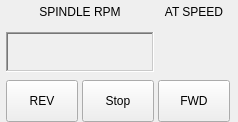
         <widget class="QWidget" name="widget_spindle_control" native="true">
          <property name="minimumSize">
           <size>
            <width>238</width>
            <height>0</height>
           </size>
          </property>
          <property name="maximumSize">
           <size>
            <width>312</width>
            <height>122</height>
           </size>
          </property>
          <layout class="QGridLayout" name="gridLayout_3">
           <property name="leftMargin">
            <number>4</number>
           </property>
           <property name="topMargin">
            <number>0</number>
           </property>
           <property name="rightMargin">
            <number>4</number>
           </property>
           <property name="bottomMargin">
            <number>0</number>
           </property>
           <property name="horizontalSpacing">
            <number>2</number>
           </property>
           <property name="verticalSpacing">
            <number>8</number>
           </property>
           <item row="0" column="0" colspan="2">
            <widget class="QLabel" name="label_43">
             <property name="minimumSize">
              <size>
               <width>0</width>
               <height>24</height>
              </size>
             </property>
             <property name="maximumSize">
              <size>
               <width>16777215</width>
               <height>24</height>
              </size>
             </property>
             <property name="text">
              <string>SPINDLE RPM</string>
             </property>
             <property name="alignment">
              <set>Qt::AlignCenter</set>
             </property>
            </widget>
           </item>
           <item row="2" column="0">
            <widget class="ActionButton" name="action_spindle_rev">
             <property name="sizePolicy">
              <sizepolicy hsizetype="Preferred" vsizetype="Fixed">
               <horstretch>0</horstretch>
               <verstretch>0</verstretch>
              </sizepolicy>
             </property>
             <property name="minimumSize">
              <size>
               <width>22</width>
               <height>42</height>
              </size>
             </property>
             <property name="maximumSize">
              <size>
               <width>72</width>
               <height>46</height>
              </size>
             </property>
             <property name="toolTip">
              <string>Spindle reverse</string>
             </property>
             <property name="statusTip">
              <string/>
             </property>
             <property name="text">
              <string>REV</string>
             </property>
             <property name="icon">
              <iconset>
               <normalon>../../../../../../../../marko/.designer/backup/images/spindle_rev.png</normalon>
               <activeon>../../../../../../../../marko/.designer/backup/images/spindle_rev.png</activeon>
               <selectedon>../../../../../../../../marko/.designer/backup/images/spindle_rev.png</selectedon>
              </iconset>
             </property>
             <property name="iconSize">
              <size>
               <width>20</width>
               <height>20</height>
              </size>
             </property>
             <property name="checkable">
              <bool>true</bool>
             </property>
             <property name="autoExclusive">
              <bool>true</bool>
             </property>
             <property name="indicator_option" stdset="0">
              <bool>true</bool>
             </property>
             <property name="indicator_HAL_pin_option" stdset="0">
              <bool>false</bool>
             </property>
             <property name="indicator_status_option" stdset="0">
              <bool>true</bool>
             </property>
             <property name="checked_state_text_option" stdset="0">
              <bool>false</bool>
             </property>
             <property name="python_command_option" stdset="0">
              <bool>false</bool>
             </property>
             <property name="on_color" stdset="0">
              <color>
               <red>0</red>
               <green>255</green>
               <blue>0</blue>
              </color>
             </property>
             <property name="shape_option" stdset="0">
              <number>1</number>
             </property>
             <property name="off_color" stdset="0">
              <color>
               <red>0</red>
               <green>0</green>
               <blue>0</blue>
              </color>
             </property>
             <property name="indicator_size" stdset="0">
              <double>0.300000000000000</double>
             </property>
             <property name="circle_diameter" stdset="0">
              <number>10</number>
             </property>
             <property name="right_edge_offset" stdset="0">
              <number>6</number>
             </property>
             <property name="top_edge_offset" stdset="0">
              <number>6</number>
             </property>
             <property name="corner_radius" stdset="0">
              <double>5.000000000000000</double>
             </property>
             <property name="height_fraction" stdset="0">
              <double>0.300000000000000</double>
             </property>
             <property name="width_fraction" stdset="0">
              <double>0.900000000000000</double>
             </property>
             <property name="true_state_string" stdset="0">
              <string>True</string>
             </property>
             <property name="false_state_string" stdset="0">
              <string>False</string>
             </property>
             <property name="true_python_cmd_string" stdset="0">
              <string>print&quot;true command&quot;</string>
             </property>
             <property name="false_python_cmd_string" stdset="0">
              <string>print&quot;false command&quot;</string>
             </property>
             <property name="invert_the_status" stdset="0">
              <bool>false</bool>
             </property>
             <property name="is_paused_status" stdset="0">
              <bool>false</bool>
             </property>
             <property name="is_estopped_status" stdset="0">
              <bool>false</bool>
             </property>
             <property name="is_on_status" stdset="0">
              <bool>false</bool>
             </property>
             <property name="is_idle_status" stdset="0">
              <bool>false</bool>
             </property>
             <property name="is_homed_status" stdset="0">
              <bool>false</bool>
             </property>
             <property name="is_flood_status" stdset="0">
              <bool>false</bool>
             </property>
             <property name="is_mist_status" stdset="0">
              <bool>false</bool>
             </property>
             <property name="is_block_delete_status" stdset="0">
              <bool>false</bool>
             </property>
             <property name="is_optional_stop_status" stdset="0">
              <bool>false</bool>
             </property>
             <property name="is_joint_homed_status" stdset="0">
              <bool>false</bool>
             </property>
             <property name="is_limits_overridden_status" stdset="0">
              <bool>false</bool>
             </property>
             <property name="is_manual_status" stdset="0">
              <bool>false</bool>
             </property>
             <property name="is_mdi_status" stdset="0">
              <bool>false</bool>
             </property>
             <property name="is_auto_status" stdset="0">
              <bool>false</bool>
             </property>
             <property name="is_spindle_stopped_status" stdset="0">
              <bool>false</bool>
             </property>
             <property name="is_spindle_fwd_status" stdset="0">
              <bool>false</bool>
             </property>
             <property name="is_spindle_rev_status" stdset="0">
              <bool>true</bool>
             </property>
             <property name="joint_number_status" stdset="0">
              <number>0</number>
             </property>
             <property name="spindle_rev_action" stdset="0">
              <bool>true</bool>
             </property>
             <property name="template_label_option" stdset="0">
              <bool>false</bool>
             </property>
             <property name="joint_number" stdset="0">
              <number>0</number>
             </property>
             <property name="incr_imperial_number" stdset="0">
              <double>0.010000000000000</double>
             </property>
             <property name="incr_mm_number" stdset="0">
              <double>0.025000000000000</double>
             </property>
             <property name="incr_angular_number" stdset="0">
              <double>-1.000000000000000</double>
             </property>
             <property name="toggle_float_option" stdset="0">
              <bool>false</bool>
             </property>
             <property name="float_num" stdset="0">
              <double>0.300000000000000</double>
             </property>
             <property name="float_alt_num" stdset="0">
              <double>50.000000000000000</double>
             </property>
             <property name="view_type_string" stdset="0">
              <string>P</string>
             </property>
             <property name="command_text_string" stdset="0">
              <string/>
             </property>
             <property name="ini_mdi_number" stdset="0">
              <number>0</number>
             </property>
             <property name="textTemplate" stdset="0">
              <string>%1.3f in</string>
             </property>
             <property name="alt_textTemplate" stdset="0">
              <string>%1.2f mm</string>
             </property>
            </widget>
           </item>
           <item row="2" column="2">
            <widget class="ActionButton" name="action_spindle_fwd">
             <property name="sizePolicy">
              <sizepolicy hsizetype="Preferred" vsizetype="Fixed">
               <horstretch>0</horstretch>
               <verstretch>0</verstretch>
              </sizepolicy>
             </property>
             <property name="minimumSize">
              <size>
               <width>22</width>
               <height>42</height>
              </size>
             </property>
             <property name="maximumSize">
              <size>
               <width>72</width>
               <height>46</height>
              </size>
             </property>
             <property name="toolTip">
              <string>Spindle forward</string>
             </property>
             <property name="statusTip">
              <string/>
             </property>
             <property name="text">
              <string>FWD</string>
             </property>
             <property name="icon">
              <iconset>
               <normalon>../../../../../../../../marko/.designer/backup/images/spindle_fwd.png</normalon>
               <activeon>../../../../../../../../marko/.designer/backup/images/spindle_fwd.png</activeon>
               <selectedon>../../../../../../../../marko/.designer/backup/images/spindle_fwd.png</selectedon>
              </iconset>
             </property>
             <property name="iconSize">
              <size>
               <width>20</width>
               <height>20</height>
              </size>
             </property>
             <property name="checkable">
              <bool>true</bool>
             </property>
             <property name="autoExclusive">
              <bool>true</bool>
             </property>
             <property name="indicator_option" stdset="0">
              <bool>true</bool>
             </property>
             <property name="indicator_HAL_pin_option" stdset="0">
              <bool>false</bool>
             </property>
             <property name="indicator_status_option" stdset="0">
              <bool>true</bool>
             </property>
             <property name="checked_state_text_option" stdset="0">
              <bool>false</bool>
             </property>
             <property name="python_command_option" stdset="0">
              <bool>false</bool>
             </property>
             <property name="on_color" stdset="0">
              <color>
               <red>0</red>
               <green>255</green>
               <blue>0</blue>
              </color>
             </property>
             <property name="shape_option" stdset="0">
              <number>1</number>
             </property>
             <property name="off_color" stdset="0">
              <color>
               <red>0</red>
               <green>0</green>
               <blue>0</blue>
              </color>
             </property>
             <property name="indicator_size" stdset="0">
              <double>0.300000000000000</double>
             </property>
             <property name="circle_diameter" stdset="0">
              <number>10</number>
             </property>
             <property name="right_edge_offset" stdset="0">
              <number>6</number>
             </property>
             <property name="top_edge_offset" stdset="0">
              <number>6</number>
             </property>
             <property name="corner_radius" stdset="0">
              <double>5.000000000000000</double>
             </property>
             <property name="height_fraction" stdset="0">
              <double>0.300000000000000</double>
             </property>
             <property name="width_fraction" stdset="0">
              <double>0.900000000000000</double>
             </property>
             <property name="true_state_string" stdset="0">
              <string>True</string>
             </property>
             <property name="false_state_string" stdset="0">
              <string>False</string>
             </property>
             <property name="true_python_cmd_string" stdset="0">
              <string>print&quot;true command&quot;</string>
             </property>
             <property name="false_python_cmd_string" stdset="0">
              <string>print&quot;false command&quot;</string>
             </property>
             <property name="invert_the_status" stdset="0">
              <bool>false</bool>
             </property>
             <property name="is_paused_status" stdset="0">
              <bool>false</bool>
             </property>
             <property name="is_estopped_status" stdset="0">
              <bool>false</bool>
             </property>
             <property name="is_on_status" stdset="0">
              <bool>false</bool>
             </property>
             <property name="is_idle_status" stdset="0">
              <bool>false</bool>
             </property>
             <property name="is_homed_status" stdset="0">
              <bool>false</bool>
             </property>
             <property name="is_flood_status" stdset="0">
              <bool>false</bool>
             </property>
             <property name="is_mist_status" stdset="0">
              <bool>false</bool>
             </property>
             <property name="is_block_delete_status" stdset="0">
              <bool>false</bool>
             </property>
             <property name="is_optional_stop_status" stdset="0">
              <bool>false</bool>
             </property>
             <property name="is_joint_homed_status" stdset="0">
              <bool>false</bool>
             </property>
             <property name="is_limits_overridden_status" stdset="0">
              <bool>false</bool>
             </property>
             <property name="is_manual_status" stdset="0">
              <bool>false</bool>
             </property>
             <property name="is_mdi_status" stdset="0">
              <bool>false</bool>
             </property>
             <property name="is_auto_status" stdset="0">
              <bool>false</bool>
             </property>
             <property name="is_spindle_stopped_status" stdset="0">
              <bool>false</bool>
             </property>
             <property name="is_spindle_fwd_status" stdset="0">
              <bool>true</bool>
             </property>
             <property name="is_spindle_rev_status" stdset="0">
              <bool>false</bool>
             </property>
             <property name="joint_number_status" stdset="0">
              <number>0</number>
             </property>
             <property name="spindle_fwd_action" stdset="0">
              <bool>true</bool>
             </property>
             <property name="template_label_option" stdset="0">
              <bool>false</bool>
             </property>
             <property name="joint_number" stdset="0">
              <number>0</number>
             </property>
             <property name="incr_imperial_number" stdset="0">
              <double>0.010000000000000</double>
             </property>
             <property name="incr_mm_number" stdset="0">
              <double>0.025000000000000</double>
             </property>
             <property name="incr_angular_number" stdset="0">
              <double>-1.000000000000000</double>
             </property>
             <property name="toggle_float_option" stdset="0">
              <bool>false</bool>
             </property>
             <property name="float_num" stdset="0">
              <double>0.300000000000000</double>
             </property>
             <property name="float_alt_num" stdset="0">
              <double>50.000000000000000</double>
             </property>
             <property name="view_type_string" stdset="0">
              <string>P</string>
             </property>
             <property name="command_text_string" stdset="0">
              <string/>
             </property>
             <property name="ini_mdi_number" stdset="0">
              <number>0</number>
             </property>
             <property name="textTemplate" stdset="0">
              <string>%1.3f in</string>
             </property>
             <property name="alt_textTemplate" stdset="0">
              <string>%1.2f mm</string>
             </property>
            </widget>
           </item>
           <item row="2" column="1">
            <widget class="ActionButton" name="action_spindle_stop">
             <property name="sizePolicy">
              <sizepolicy hsizetype="Preferred" vsizetype="Fixed">
               <horstretch>0</horstretch>
               <verstretch>0</verstretch>
              </sizepolicy>
             </property>
             <property name="minimumSize">
              <size>
               <width>22</width>
               <height>42</height>
              </size>
             </property>
             <property name="maximumSize">
              <size>
               <width>72</width>
               <height>46</height>
              </size>
             </property>
             <property name="toolTip">
              <string>Spindle stop</string>
             </property>
             <property name="statusTip">
              <string/>
             </property>
             <property name="text">
              <string>Stop</string>
             </property>
             <property name="icon">
              <iconset>
               <selectedon>../../../../../../../../marko/.designer/backup/images/spindle_stop.png</selectedon>
              </iconset>
             </property>
             <property name="iconSize">
              <size>
               <width>20</width>
               <height>20</height>
              </size>
             </property>
             <property name="checkable">
              <bool>true</bool>
             </property>
             <property name="autoExclusive">
              <bool>true</bool>
             </property>
             <property name="indicator_option" stdset="0">
              <bool>true</bool>
             </property>
             <property name="indicator_HAL_pin_option" stdset="0">
              <bool>false</bool>
             </property>
             <property name="indicator_status_option" stdset="0">
              <bool>true</bool>
             </property>
             <property name="checked_state_text_option" stdset="0">
              <bool>false</bool>
             </property>
             <property name="python_command_option" stdset="0">
              <bool>false</bool>
             </property>
             <property name="on_color" stdset="0">
              <color>
               <red>255</red>
               <green>0</green>
               <blue>0</blue>
              </color>
             </property>
             <property name="shape_option" stdset="0">
              <number>1</number>
             </property>
             <property name="off_color" stdset="0">
              <color>
               <red>0</red>
               <green>0</green>
               <blue>0</blue>
              </color>
             </property>
             <property name="indicator_size" stdset="0">
              <double>0.300000000000000</double>
             </property>
             <property name="circle_diameter" stdset="0">
              <number>10</number>
             </property>
             <property name="right_edge_offset" stdset="0">
              <number>6</number>
             </property>
             <property name="top_edge_offset" stdset="0">
              <number>6</number>
             </property>
             <property name="corner_radius" stdset="0">
              <double>5.000000000000000</double>
             </property>
             <property name="height_fraction" stdset="0">
              <double>0.300000000000000</double>
             </property>
             <property name="width_fraction" stdset="0">
              <double>0.900000000000000</double>
             </property>
             <property name="true_state_string" stdset="0">
              <string>True</string>
             </property>
             <property name="false_state_string" stdset="0">
              <string>False</string>
             </property>
             <property name="true_python_cmd_string" stdset="0">
              <string>print&quot;true command&quot;</string>
             </property>
             <property name="false_python_cmd_string" stdset="0">
              <string>print&quot;false command&quot;</string>
             </property>
             <property name="invert_the_status" stdset="0">
              <bool>false</bool>
             </property>
             <property name="is_paused_status" stdset="0">
              <bool>false</bool>
             </property>
             <property name="is_estopped_status" stdset="0">
              <bool>false</bool>
             </property>
             <property name="is_on_status" stdset="0">
              <bool>false</bool>
             </property>
             <property name="is_idle_status" stdset="0">
              <bool>false</bool>
             </property>
             <property name="is_homed_status" stdset="0">
              <bool>false</bool>
             </property>
             <property name="is_flood_status" stdset="0">
              <bool>false</bool>
             </property>
             <property name="is_mist_status" stdset="0">
              <bool>false</bool>
             </property>
             <property name="is_block_delete_status" stdset="0">
              <bool>false</bool>
             </property>
             <property name="is_optional_stop_status" stdset="0">
              <bool>false</bool>
             </property>
             <property name="is_joint_homed_status" stdset="0">
              <bool>false</bool>
             </property>
             <property name="is_limits_overridden_status" stdset="0">
              <bool>false</bool>
             </property>
             <property name="is_manual_status" stdset="0">
              <bool>false</bool>
             </property>
             <property name="is_mdi_status" stdset="0">
              <bool>false</bool>
             </property>
             <property name="is_auto_status" stdset="0">
              <bool>false</bool>
             </property>
             <property name="is_spindle_stopped_status" stdset="0">
              <bool>true</bool>
             </property>
             <property name="is_spindle_fwd_status" stdset="0">
              <bool>false</bool>
             </property>
             <property name="is_spindle_rev_status" stdset="0">
              <bool>false</bool>
             </property>
             <property name="joint_number_status" stdset="0">
              <number>0</number>
             </property>
             <property name="spindle_stop_action" stdset="0">
              <bool>true</bool>
             </property>
             <property name="template_label_option" stdset="0">
              <bool>false</bool>
             </property>
             <property name="joint_number" stdset="0">
              <number>0</number>
             </property>
             <property name="incr_imperial_number" stdset="0">
              <double>0.010000000000000</double>
             </property>
             <property name="incr_mm_number" stdset="0">
              <double>0.025000000000000</double>
             </property>
             <property name="incr_angular_number" stdset="0">
              <double>-1.000000000000000</double>
             </property>
             <property name="toggle_float_option" stdset="0">
              <bool>false</bool>
             </property>
             <property name="float_num" stdset="0">
              <double>0.300000000000000</double>
             </property>
             <property name="float_alt_num" stdset="0">
              <double>50.000000000000000</double>
             </property>
             <property name="view_type_string" stdset="0">
              <string>P</string>
             </property>
             <property name="command_text_string" stdset="0">
              <string/>
             </property>
             <property name="ini_mdi_number" stdset="0">
              <number>0</number>
             </property>
             <property name="textTemplate" stdset="0">
              <string>%1.3f in</string>
             </property>
             <property name="alt_textTemplate" stdset="0">
              <string>%1.2f mm</string>
             </property>
            </widget>
           </item>
           <item row="0" column="2">
            <widget class="QLabel" name="label_45">
             <property name="text">
              <string>AT SPEED</string>
             </property>
             <property name="alignment">
              <set>Qt::AlignCenter</set>
             </property>
            </widget>
           </item>
           <item row="1" column="2" alignment="Qt::AlignHCenter">
            <widget class="StateLED" name="led_at_speed">
             <property name="sizePolicy">
              <sizepolicy hsizetype="Fixed" vsizetype="Fixed">
               <horstretch>0</horstretch>
               <verstretch>0</verstretch>
              </sizepolicy>
             </property>
             <property name="minimumSize">
              <size>
               <width>24</width>
               <height>24</height>
              </size>
             </property>
             <property name="maximumSize">
              <size>
               <width>24</width>
               <height>24</height>
              </size>
             </property>
             <property name="toolTip">
              <string>Spindle at speed</string>
             </property>
             <property name="pin_name" stdset="0">
              <string/>
             </property>
             <property name="halpin_option" stdset="0">
              <bool>false</bool>
             </property>
             <property name="diameter">
              <number>15</number>
             </property>
             <property name="color">
              <color>
               <red>0</red>
               <green>255</green>
               <blue>0</blue>
              </color>
             </property>
             <property name="is_spindle_at_speed_status" stdset="0">
              <bool>true</bool>
             </property>
            </widget>
           </item>
           <item row="1" column="0" colspan="2">
            <widget class="StatusLabel" name="status_rpm">
             <property name="sizePolicy">
              <sizepolicy hsizetype="Preferred" vsizetype="Fixed">
               <horstretch>0</horstretch>
               <verstretch>0</verstretch>
              </sizepolicy>
             </property>
             <property name="minimumSize">
              <size>
               <width>31</width>
               <height>40</height>
              </size>
             </property>
             <property name="maximumSize">
              <size>
               <width>16777215</width>
               <height>40</height>
              </size>
             </property>
             <property name="toolTip">
              <string>Current spindle RPM</string>
             </property>
             <property name="frameShape">
              <enum>QFrame::WinPanel</enum>
             </property>
             <property name="frameShadow">
              <enum>QFrame::Sunken</enum>
             </property>
             <property name="alignment">
              <set>Qt::AlignCenter</set>
             </property>
             <property name="textTemplate" stdset="0">
              <string>%d</string>
             </property>
             <property name="actual_spindle_speed_status" stdset="0">
              <bool>true</bool>
             </property>
            </widget>
           </item>
          </layout>
         </widget>
